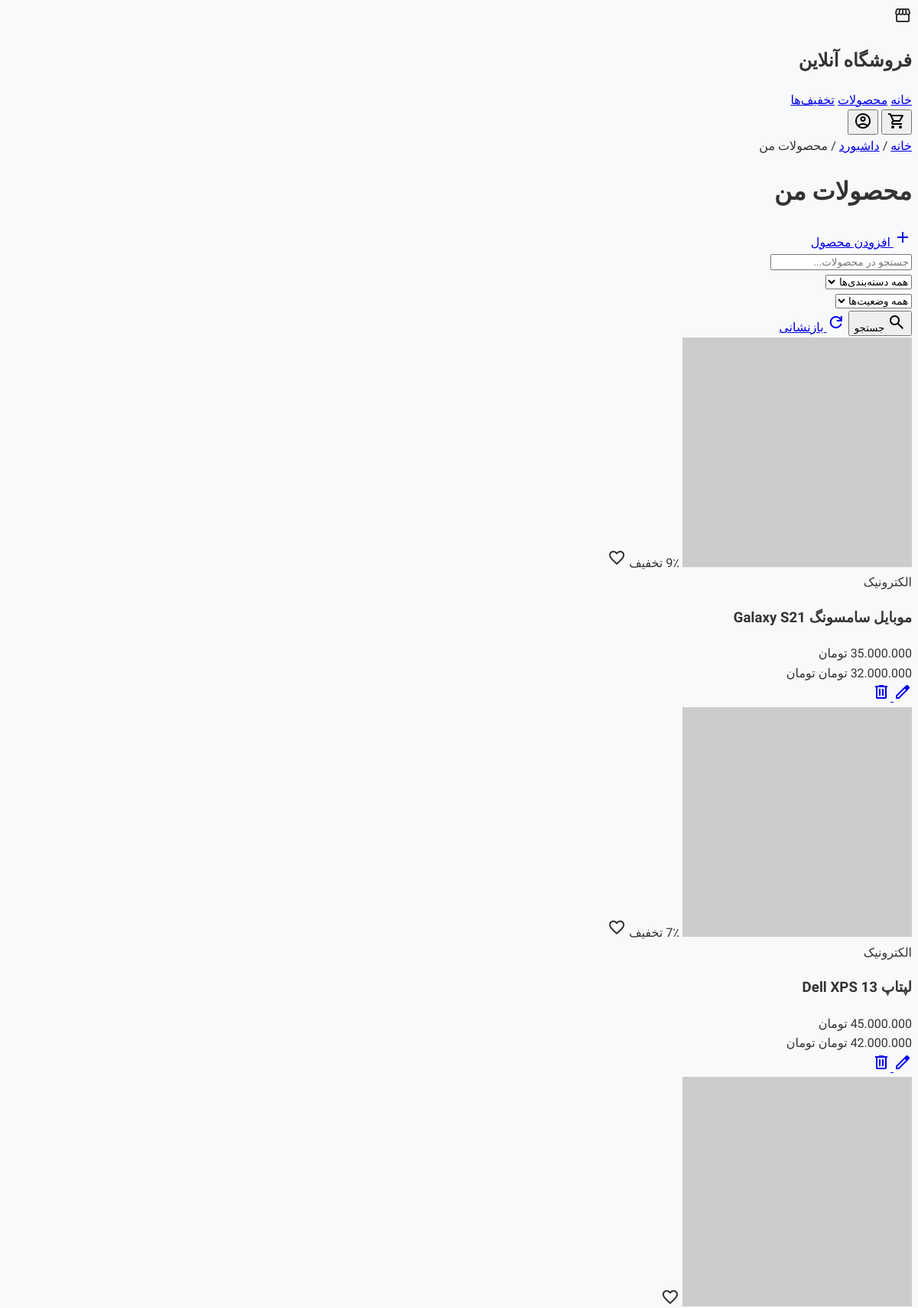
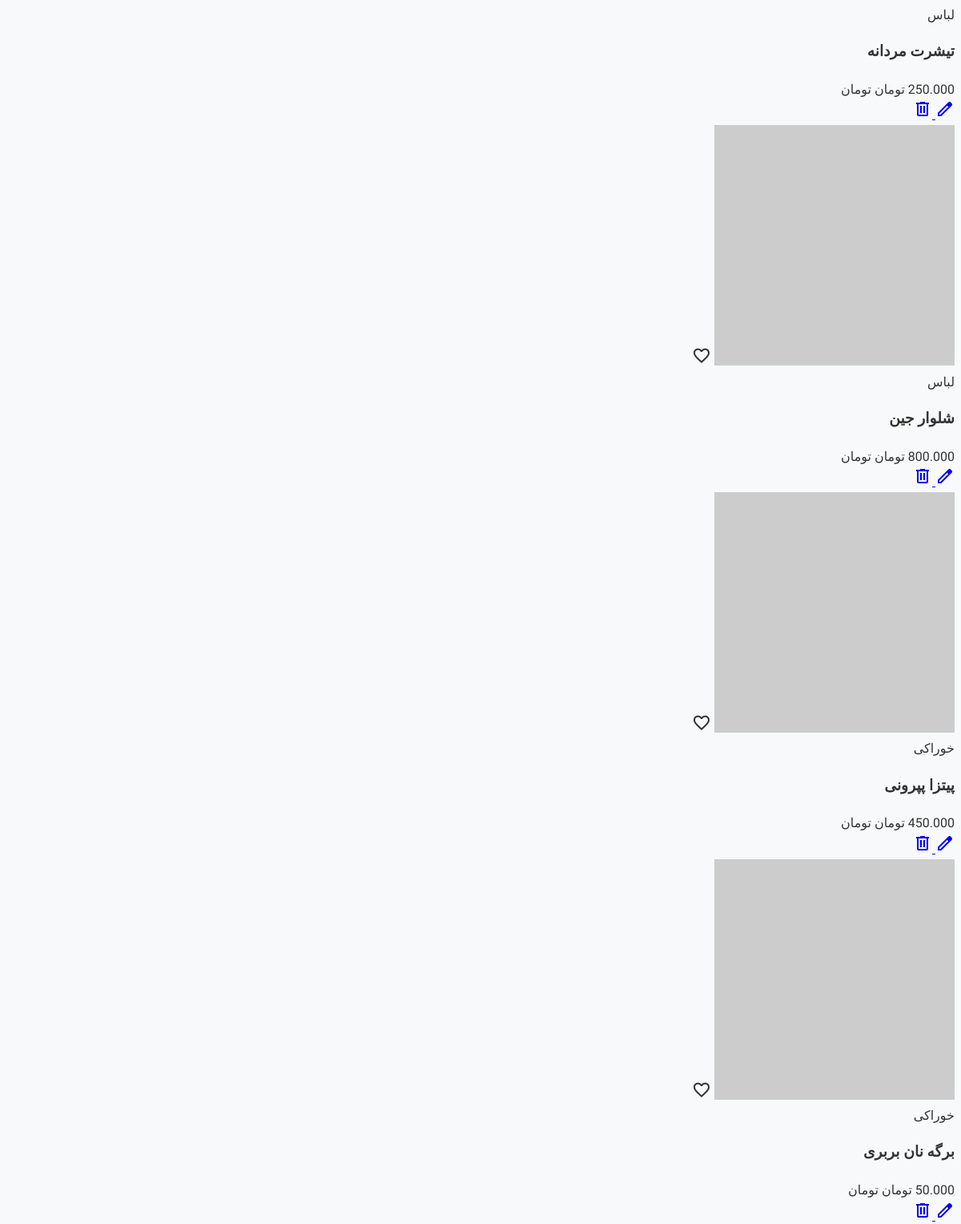
The page /user/products.php (signed in, upper part) on the database its author committed (2 pictures, top to bottom).
### tables this page shows
CREATE TABLE IF NOT EXISTS `products` (
    `id` int(11) NOT NULL AUTO_INCREMENT,
    `name` varchar(200) NOT NULL,
    `description` text NOT NULL,
    `price` decimal(10,2) NOT NULL,
    `discount_price` decimal(10,2) DEFAULT NULL,
    `stock_quantity` int(11) NOT NULL DEFAULT 0,
    `category_id` int(11) NOT NULL,
    `image` varchar(255) DEFAULT NULL,
    `status` enum('active', 'inactive', 'out_of_stock') NOT NULL DEFAULT 'active',
    `created_by` int(11) NOT NULL,
    `created_at` timestamp NOT NULL DEFAULT current_timestamp(),
    `updated_at` timestamp NOT NULL DEFAULT current_timestamp() ON UPDATE current_timestamp(),
    PRIMARY KEY (`id`),
    KEY `category_id` (`category_id`),
    KEY `created_by` (`created_by`),
    FOREIGN KEY (`category_id`) REFERENCES `categories` (`id`) ON DELETE CASCADE,
    FOREIGN KEY (`created_by`) REFERENCES `users` (`id`) ON DELETE CASCADE
);

CREATE TABLE IF NOT EXISTS `categories` (
    `id` int(11) NOT NULL AUTO_INCREMENT,
    `name` varchar(100) NOT NULL,
    `description` text DEFAULT NULL,
    `parent_id` int(11) DEFAULT NULL,
    `created_at` timestamp NOT NULL DEFAULT current_timestamp(),
    `updated_at` timestamp NOT NULL DEFAULT current_timestamp() ON UPDATE current_timestamp(),
    PRIMARY KEY (`id`),
    KEY `parent_id` (`parent_id`),
    FOREIGN KEY (`parent_id`) REFERENCES `categories` (`id`) ON DELETE SET NULL
);

### includes/db.php (called while the page is built, shortened)
<?php
require_once __DIR__ . '/../config.php';
class Database {
    private static $instance = null;
    private $connection;
    private function __construct() {
        try {
            $this->connection = new PDO(
                "mysql:host=" . DB_HOST . ";dbname=" . DB_NAME . ";charset=utf8mb4",
                DB_USER,
                DB_PASS,
                array(
                    PDO::ATTR_ERRMODE => PDO::ERRMODE_EXCEPTION,
                    PDO::ATTR_DEFAULT_FETCH_MODE => PDO::FETCH_ASSOC,
                    PDO::ATTR_EMULATE_PREPARES => false
                )
            );
        } catch (PDOException $e) {
            die("Database connection failed: " . $e->getMessage());
        }
    }
    public static function getInstance() {
        if (self::$instance === null) {
            self::$instance = new Database();
        }
        return self::$instance;
    }
    public function query($sql, $params = []) {
        try {
            $stmt = $this->connection->prepare($sql);
            $stmt->execute($params);
            return $stmt;
        } catch (PDOException $e) {
            die("Query failed: " . $e->getMessage());
        }
    }
    public function fetchAll($sql, $params = []) {
        $stmt = $this->query($sql, $params);
        return $stmt->fetchAll();
    }
}

### config.php (called while the page is built, shortened)
<?php
function format_price($price) {
    return number_format($price, 0, ',', '.') . ' تومان';
}

### user/products.php (the view, shortened to what this page needs)
<?php
require_once '../includes/db.php';
$user_id = $_SESSION['user_id'];
$page = isset($_GET['page']) ? (int)$_GET['page'] : 1;
$limit = 12;
$offset = ($page - 1) * $limit;
$search = isset($_GET['search']) ? $_GET['search'] : '';
$where = ["p.created_by = ?"];
$params = [$user_id];
$where_clause = "WHERE " . implode(" AND ", $where);
$db = Database::getInstance();
$query = "SELECT p.*, c.name as category_name
          FROM products p
          LEFT JOIN categories c ON p.category_id = c.id
          $where_clause
          ORDER BY p.created_at DESC LIMIT $limit OFFSET $offset";
$products = $db->fetchAll($query, $params);
$product = null;
?>
<!DOCTYPE html>
<html class="light" dir="rtl" lang="fa"><head>
<link href="https://cdn.tailwindcss.com?plugins=forms,container-queries" rel="stylesheet"/>
<link href="../css/style.css" rel="stylesheet"/>
<script id="tailwind-config">
        tailwind.config = {
            darkMode: "class",
            theme: {
                extend: {
                    colors: {
                        "primary": "#135bec",
                        "background-light": "#f6f6f8",
                        "background-dark": "#101622",
                    },
                    fontFamily: {
                        "display": ["Vazirmatn", "Inter", "sans-serif"],
                        "body": ["Vazirmatn", "Inter", "sans-serif"]
                    },
                    borderRadius: { "DEFAULT": "0.25rem", "lg": "0.5rem", "xl": "0.75rem", "full": "9999px" },
                },
            },
        }
    </script>
</head>
<body class="bg-background-light dark:bg-background-dark text-[#0d121b] dark:text-white transition-colors duration-200">
<div class="relative flex min-h-screen w-full flex-col overflow-x-hidden">
<header class="sticky top-0 z-50 flex items-center justify-between border-b border-solid border-[#e7ebf3] dark:border-gray-800 bg-white dark:bg-[#1a2233] px-6 py-4 shadow-sm">
<div class="flex items-center gap-8 w-full">
<div class="flex items-center gap-3 text-[#0d121b] dark:text-white shrink-0">
<div class="flex items-center justify-center size-10 rounded-xl bg-primary/10 text-primary">
<span class="material-symbols-outlined text-[24px]">storefront</span>
</div>
<h2 class="text-lg font-bold leading-tight tracking-[-0.015em] hidden sm:block">فروشگاه آنلاین</h2>
</div>
<div class="flex flex-1 justify-end gap-6 items-center">
<div class="hidden lg:flex items-center gap-6">
<a class="text-[#0d121b] dark:text-gray-200 text-sm font-medium hover:text-primary transition-colors" href="../index.php">خانه</a>
<a class="text-[#0d121b] dark:text-gray-200 text-sm font-medium hover:text-primary transition-colors" href="../products.php">محصولات</a>
<a class="text-[#0d121b] dark:text-gray-200 text-sm font-medium hover:text-primary transition-colors" href="#">تخفیف‌ها</a>
</div>
<div class="flex gap-3">
<a href="../cart.php"><button class="flex size-10 items-center justify-center rounded-xl bg-background-light dark:bg-gray-800 text-[#0d121b] dark:text-white hover:bg-primary hover:text-white transition-all">
<span class="material-symbols-outlined text-[20px]">shopping_cart</span>
</button></a>
<a href="dashboard.php"><button class="flex size-10 items-center justify-center rounded-xl bg-primary text-white flex items-center justify-center">
<span class="material-symbols-outlined text-[20px]">account_circle</span>
</button></a>
</div>
</div>
</div>
</header>
<div class="max-w-[1440px] mx-auto w-full px-4 sm:px-6 lg:px-8 py-6">
<nav class="flex flex-wrap items-center gap-2 text-sm text-gray-500 dark:text-gray-400 mb-6">
<a class="hover:text-primary transition-colors" href="../index.php">خانه</a>
<span class="text-gray-300 dark:text-gray-600">/</span>
<a class="hover:text-primary transition-colors" href="dashboard.php">داشبورد</a>
<span class="text-gray-300 dark:text-gray-600">/</span>
<span class="text-[#0d121b] dark:text-white font-medium">محصولات من</span>
</nav>
<div class="flex flex-col sm:flex-row sm:items-center justify-between gap-4 mb-8">
<h1 class="text-3xl font-bold text-[#0d121b] dark:text-white">محصولات من</h1>
<div class="flex gap-3">
<a href="add-product.php" class="inline-flex items-center gap-2 px-4 py-2 bg-primary text-white rounded-lg hover:bg-blue-700 transition-colors shadow-lg shadow-primary/30">
<span class="material-symbols-outlined text-[20px]">add</span>
افزودن محصول
</a>
</div>
</div>
<div class="bg-white dark:bg-[#1a2233] rounded-2xl p-6 border border-[#e7ebf3] dark:border-gray-800 mb-8">
<form method="get" class="flex flex-wrap gap-4">
<div class="flex-1 min-w-[200px]">
<input type="text" name="search" placeholder="جستجو در محصولات..."
       value="<?php echo htmlspecialchars($search); ?>"
       class="w-full px-4 py-2 bg-background-light dark:bg-gray-800 border border-gray-300 dark:border-gray-600 rounded-lg focus:ring-2 focus:ring-primary/50 focus:border-transparent text-[#0d121b] dark:text-white">
</div>
<div class="min-w-[150px]">
<select name="category" class="w-full px-4 py-2 bg-background-light dark:bg-gray-800 border border-gray-300 dark:border-gray-600 rounded-lg focus:ring-2 focus:ring-primary/50 focus:border-transparent text-[#0d121b] dark:text-white">
<option value="">همه دسته‌بندی‌ها</option>
</select>
</div>
<div class="min-w-[120px]">
<select name="status" class="w-full px-4 py-2 bg-background-light dark:bg-gray-800 border border-gray-300 dark:border-gray-600 rounded-lg focus:ring-2 focus:ring-primary/50 focus:border-transparent text-[#0d121b] dark:text-white">
<option value="">همه وضعیت‌ها</option>
</select>
</div>
<div class="flex gap-2">
<button type="submit" class="px-4 py-2 bg-primary text-white rounded-lg hover:bg-blue-700 transition-colors">
<span class="material-symbols-outlined text-[20px]">search</span>
جستجو
</button>
<a href="products.php" class="px-4 py-2 bg-background-light dark:bg-gray-800 text-[#0d121b] dark:text-white rounded-lg hover:bg-gray-100 dark:hover:bg-gray-700 transition-colors">
<span class="material-symbols-outlined text-[20px]">refresh</span>
بازنشانی
</a>
</div>
</form>
</div>
<?php if (!$product): ?>
    <?php if (!empty($products)): ?>
        <div class="grid grid-cols-1 sm:grid-cols-2 lg:grid-cols-3 xl:grid-cols-4 gap-6 mb-10">
            <?php foreach ($products as $product): ?>
                <div class="group flex flex-col bg-white dark:bg-[#1a2233] rounded-2xl border border-[#e7ebf3] dark:border-gray-800 overflow-hidden hover:shadow-xl hover:shadow-primary/5 hover:border-primary/30 transition-all duration-300">
                    <div class="relative pt-[100%] bg-gray-50 dark:bg-gray-800/50">
                        <?php if (!empty($product['image'])): ?>
                            <img class="absolute inset-0 w-full h-full object-contain p-6 group-hover:scale-110 transition-transform duration-500"
                                 src="../uploads/<?php echo htmlspecialchars($product['image']); ?>"
                                 alt="<?php echo htmlspecialchars($product['name']); ?>"
                                 onerror="this.src='https://via.placeholder.com/300x300?text=No+Image'"/>
                        <?php else: ?>
                            <img class="absolute inset-0 w-full h-full object-contain p-6 group-hover:scale-110 transition-transform duration-500"
                                 src="https://via.placeholder.com/300x300?text=No+Image"
                                 alt="<?php echo htmlspecialchars($product['name']); ?>"/>
                        <?php endif; ?>
                        <?php if ($product['discount_price'] && $product['discount_price'] < $product['price']): ?>
                            <?php
                            $discount_percentage = round(($product['price'] - $product['discount_price']) / $product['price'] * 100);
                            ?>
                            <span class="absolute top-3 right-3 bg-red-500 text-white text-xs font-bold px-2 py-1 rounded-md shadow-sm"><?php echo $discount_percentage; ?>٪ تخفیف</span>
                        <?php endif; ?>
                        <span class="absolute top-3 left-3 size-8 rounded-full bg-white dark:bg-gray-700 shadow-sm flex items-center justify-center text-gray-400 hover:text-red-500 opacity-0 group-hover:opacity-100 translate-x-2 group-hover:translate-x-0 transition-all duration-300">
                            <span class="material-symbols-outlined text-[20px]">favorite</span>
                        </span>
                    </div>
                    <div class="p-4 flex flex-col flex-1 gap-2">
                        <?php if (!empty($product['category_name'])): ?>
                            <div class="flex items-center gap-1">
                                <span class="text-xs text-primary font-medium"><?php echo htmlspecialchars($product['category_name']); ?></span>
                            </div>
                        <?php endif; ?>
                        <h3 class="text-[#0d121b] dark:text-gray-100 font-bold leading-snug line-clamp-2 min-h-[3rem]">
                            <?php echo htmlspecialchars($product['name']); ?>
                        </h3>
                        <div class="mt-auto pt-4 flex items-end justify-between">
                            <div class="flex flex-col">
                                <?php if ($product['discount_price'] && $product['discount_price'] < $product['price']): ?>
                                    <span class="text-xs text-gray-400 line-through decoration-red-500/50">
                                        <?php echo format_price($product['price']); ?>
                                    </span>
                                <?php endif; ?>
                                <div class="flex items-center gap-1">
                                    <?php if ($product['discount_price'] && $product['discount_price'] < $product['price']): ?>
                                        <span class="text-lg font-black text-[#0d121b] dark:text-white">
                                            <?php echo format_price($product['discount_price']); ?>
                                        </span>
                                    <?php else: ?>
                                        <span class="text-lg font-black text-[#0d121b] dark:text-white">
                                            <?php echo format_price($product['price']); ?>
                                        </span>
                                    <?php endif; ?>
                                    <span class="text-xs text-gray-500 font-light">تومان</span>
                                </div>
                            </div>
                            <div class="flex gap-1">
                                <a href="products.php?action=edit&id=<?php echo $product['id']; ?>"
                                   class="size-8 rounded-xl bg-background-light dark:bg-gray-700 text-primary dark:text-white flex items-center justify-center hover:bg-primary hover:text-white transition-colors">
                                    <span class="material-symbols-outlined text-[16px]">edit</span>
                                </a>
                                <a href="products.php?action=delete&id=<?php echo $product['id']; ?>"
                                   class="size-8 rounded-xl bg-background-light dark:bg-gray-700 text-red-500 flex items-center justify-center hover:bg-red-500 hover:text-white transition-colors"
                                   onclick="return confirm('آیا از حذف این محصول مطمئن هستید؟');">
                                    <span class="material-symbols-outlined text-[16px]">delete</span>
                                </a>
                            </div>
                        </div>
                    </div>
                </div>
            <?php endforeach; ?>
        </div>
    <?php endif; ?>
<?php endif; ?>
</div>
</div>
</body></html>

### css/style.css (style rules this page uses)
:root { --primary-color: #007bff; --secondary-color: #6c757d; --success-color: #28a745; --danger-color: #dc3545; --warning-color: #ffc107; --info-color: #17a2b8; --light-color: #f8f9fa; --dark-color: #343a40; --font-family: 'Vazirmatn', sans-serif; }
body { font-family: var(--font-family); background-color: #f8f9fa; color: #333; line-height: 1.6; }
[dir="rtl"] { text-align: right; }

### user/products.php (style rules this page uses)
body { font-family: 'Vazirmatn', 'Inter', sans-serif; }

### rows shown on the page
products: discount_percentage "9", category.name "الکترونیک", name "موبایل سامسونگ Galaxy S21", price "35.000.000 تومان", discount_price "32.000.000 تومان"
products: discount_percentage "7", category.name "الکترونیک", name "لپتاپ Dell XPS 13", price "45.000.000 تومان", discount_price "42.000.000 تومان"
products: category.name "لباس", name "تیشرت مردانه", price "250.000 تومان"
products: category.name "لباس", name "شلوار جین", price "800.000 تومان"
products: category.name "خوراکی", name "پیتزا پپرونی", price "450.000 تومان"
products: category.name "خوراکی", name "برگه نان بربری", price "50.000 تومان"
